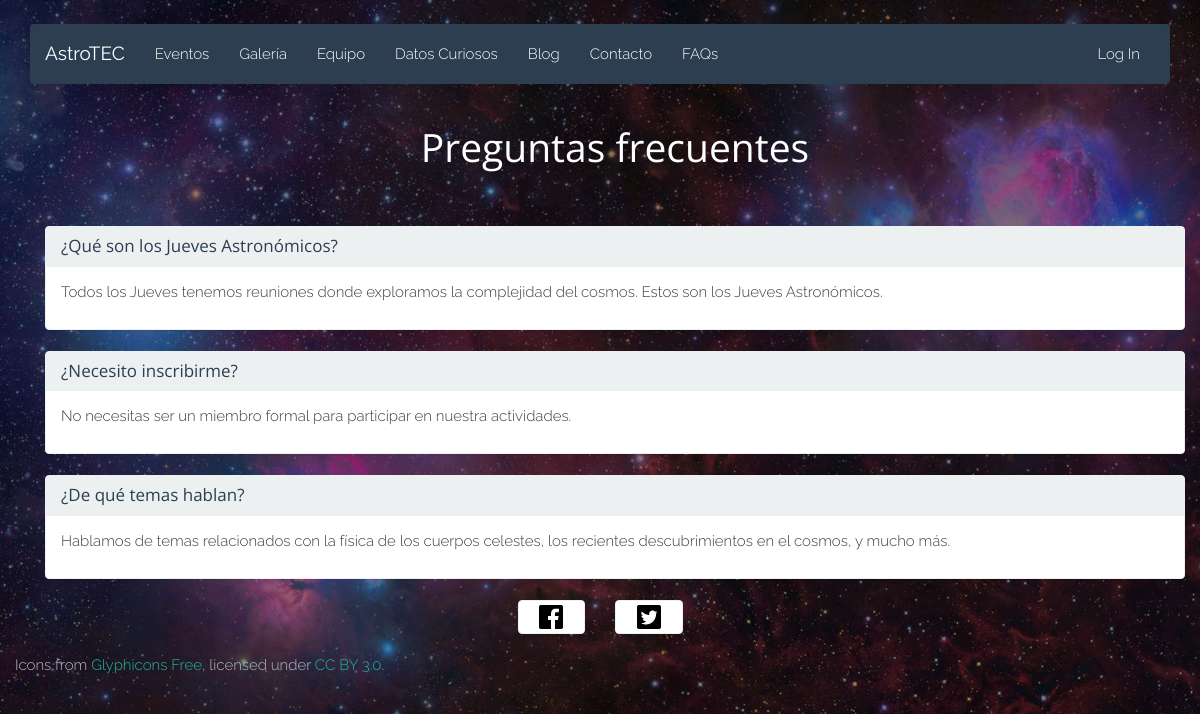
The app's page /faqs.php with its own data.
### tables this page shows
CREATE TABLE IF NOT EXISTS `Faqs` (
  `idFaq` INT NOT NULL AUTO_INCREMENT,
  `faq` VARCHAR(100) NOT NULL,
  `respuesta` VARCHAR(300) NOT NULL,
  PRIMARY KEY (`idFaq`));

### html/php/faqs.php (the view, shortened to what this page needs)
<?php
require_once('db.php');
function getFaqs()
{
	global $conn;
	$sql = "SELECT faq, respuesta FROM Faqs";
	$result = $conn->query($sql);
	if($result)
	{
		if($result->num_rows > 0)
		{
			while($row = $result->fetch_assoc())
			{
				echo
				"<div class='row'>
					<div class='col-md-12'>
						<div class='panel panel-default'>
							<div class='panel-heading'>
								<h1 class='panel-title'>$row[faq]</h1>
							</div>
							<div class='panel-body'>
								<p>
									$row[respuesta]
								</p>
							</div>
						</div>
					</div>
				</div>";
			}
		}
		else
		{
		}
	}
}

### html/css/style.css (style rules this page uses)
body { padding-top: 2%; background: url(../img/background.jpg) no-repeat center center fixed; -webkit-background-size: cover; -moz-background-size: cover; -o-background-size: cover; background-size: cover; font-family: 'Raleway', sans-serif; font-weight: 300; color: #3E3E3E; }
h1, h2, h3, h4, h5 { font-family: 'Open Sans', sans-serif; color: #000000; }

### records on screen
faqs: faq "¿Qué son los Jueves Astronómicos?", respuesta "Todos los Jueves tenemos reuniones donde exploramos la complejidad del cosmos. Estos son los Jueves Astronómicos."
faqs: faq "¿Necesito inscribirme?", respuesta "No necesitas ser un miembro formal para participar en nuestra actividades."
faqs: faq "¿De qué temas hablan?", respuesta "Hablamos de temas relacionados con la física de los cuerpos celestes, los recientes descubrimientos en el cosmos, y mucho más."
